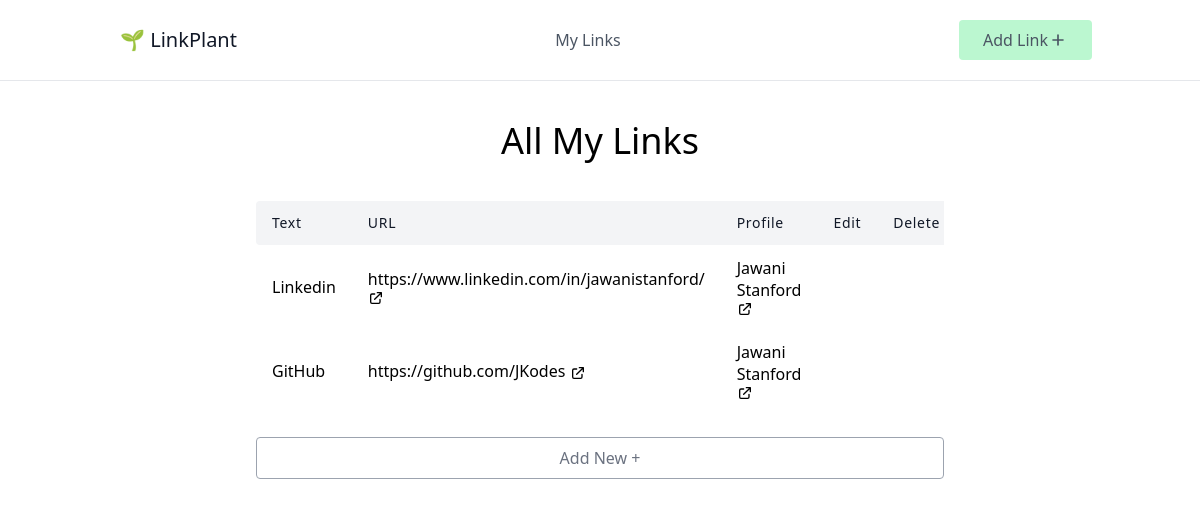
Before: / with the older database file.
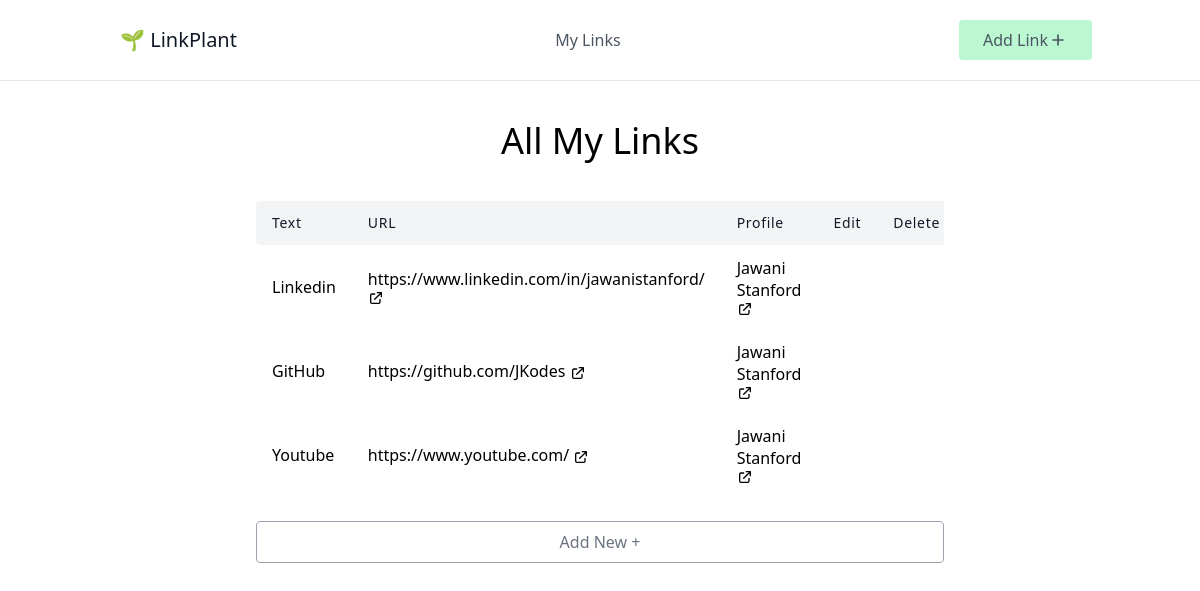
After: the same page with the newer database file.
### linksrepo/models.py (models this page shows, shortened)
class Link(models.Model):
    text = models.CharField(max_length=100)
    url = models.URLField()
    profile = models.ForeignKey(Profile, on_delete=models.CASCADE, related_name="links")

class Profile(models.Model):
    BG_CHOICES =(
        ('blue', 'Blue'),
        ('green', 'Green'),
        ('yellow', 'Yellow'),
        )
    name = models.CharField(max_length=100)
    slug = models.SlugField(max_length=100)
    bg_color = models.CharField(max_length=50, choices=BG_CHOICES)

### linksrepo/views.py (the view)
# urls.py: path('', LinkListView.as_view(), name="links-list"),
class LinkListView(ListView):
    model = Link

### linksrepo/templates/linksrepo/link_list.html (shortened to what this page needs)
{% extends 'linksrepo/_base.html' %}
{% block content %}
<h1 class="text-4xl text-center mb-10">All My Links</h1>
<div class="w-full mx-auto overflow-auto">
    <table class="table-auto w-full text-left whitespace-no-wrap">
        <thead>
            <tr>
                <th class="px-4 py-3 title-font tracking-wider font-medium text-gray-900 text-sm bg-gray-100 rounded-tl rounded-bl">Text</th>
                <th class="px-4 py-3 title-font tracking-wider font-medium text-gray-900 text-sm bg-gray-100">URL</th>
                <th class="px-4 py-3 title-font tracking-wider font-medium text-gray-900 text-sm bg-gray-100">Profile</th>
                <th class="px-4 py-3 title-font tracking-wider font-medium text-gray-900 text-sm bg-gray-100">Edit</th>
                <th class="px-4 py-3 title-font tracking-wider font-medium text-gray-900 text-sm bg-gray-100">Delete</th>
            </tr>
        </thead>
        <tbody>
            {% for link in object_list %}
            <tr>
                <td class="px-4 py-3">{{link.text}}</td>
                <td class="px-4 py-3">
                    <a href="{{link.url}}" target="_blank">
                        {{link.url}}
                        <svg xmlns="http://www.w3.org/2000/svg" class="h-4 w-4 inline" fill="none" viewBox="0 0 24 24" stroke="currentColor" stroke-width="2">
                        <path stroke-linecap="round" stroke-linejoin="round" d="M10 6H6a2 2 0 00-2 2v10a2 2 0 002 2h10a2 2 0 002-2v-4M14 4h6m0 0v6m0-6L10 14" />
                        </svg>
                    </a>
                </td>
                <td class="px-4 py-3">
                        {{link.profile.name}}
                        <svg xmlns="http://www.w3.org/2000/svg" class="h-4 w-4 inline" fill="none" viewBox="0 0 24 24" stroke="currentColor" stroke-width="2">
                        <path stroke-linecap="round" stroke-linejoin="round" d="M10 6H6a2 2 0 00-2 2v10a2 2 0 002 2h10a2 2 0 002-2v-4M14 4h6m0 0v6m0-6L10 14" />
                        </svg>
                </td>
            </tr>
        {% endfor %}
      </tbody>
    </table>
        <p class="mt-6 py-2 w-full border rounded border-gray-400 text-center text-gray-500 hover:cursor-pointer hover:bg-gray-100 hover:border-gray-500">
            Add New +
        </p>
  </div>
{% endblock content %}

Changed rows visible on the page:
added Link: text "Youtube", url "https://www.youtube.com/", profile.name "Jawani Stanford"
